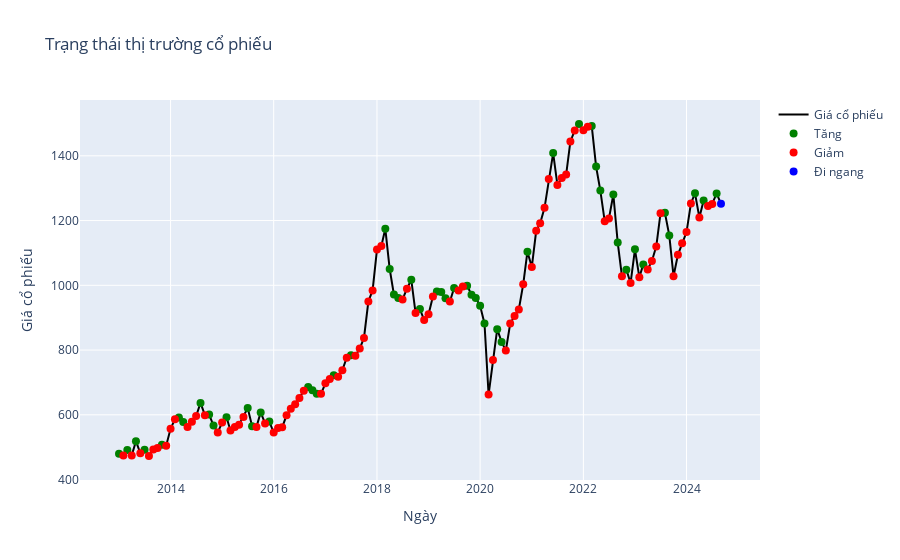

The cell this chart's notebook holds for it:
### Code cell
df['Market_State'] = 'Đi ngang'
df.loc[df['Price'] > df['Price'].shift(1), 'Market_State'] = 'Tăng'
df.loc[df['Price'] < df['Price'].shift(1), 'Market_State'] = 'Giảm'

fig = go.Figure()

colors = {'Tăng': 'green', 'Giảm': 'red', 'Đi ngang': 'blue'}
fig.add_trace(go.Scatter(x=df['Date'], y=df['Price'], mode='lines', name='Giá cổ phiếu', line=dict(color='black')))

for state in colors.keys():
    filtered_df = df[df['Market_State'] == state]
    fig.add_trace(go.Scatter(x=filtered_df['Date'], y=filtered_df['Price'], mode='markers', name=state,
                             marker=dict(color=colors[state], size=8)))

fig.update_layout(title='Trạng thái thị trường cổ phiếu',
                  xaxis_title='Ngày',
                  yaxis_title='Giá cổ phiếu')

fig.show()
